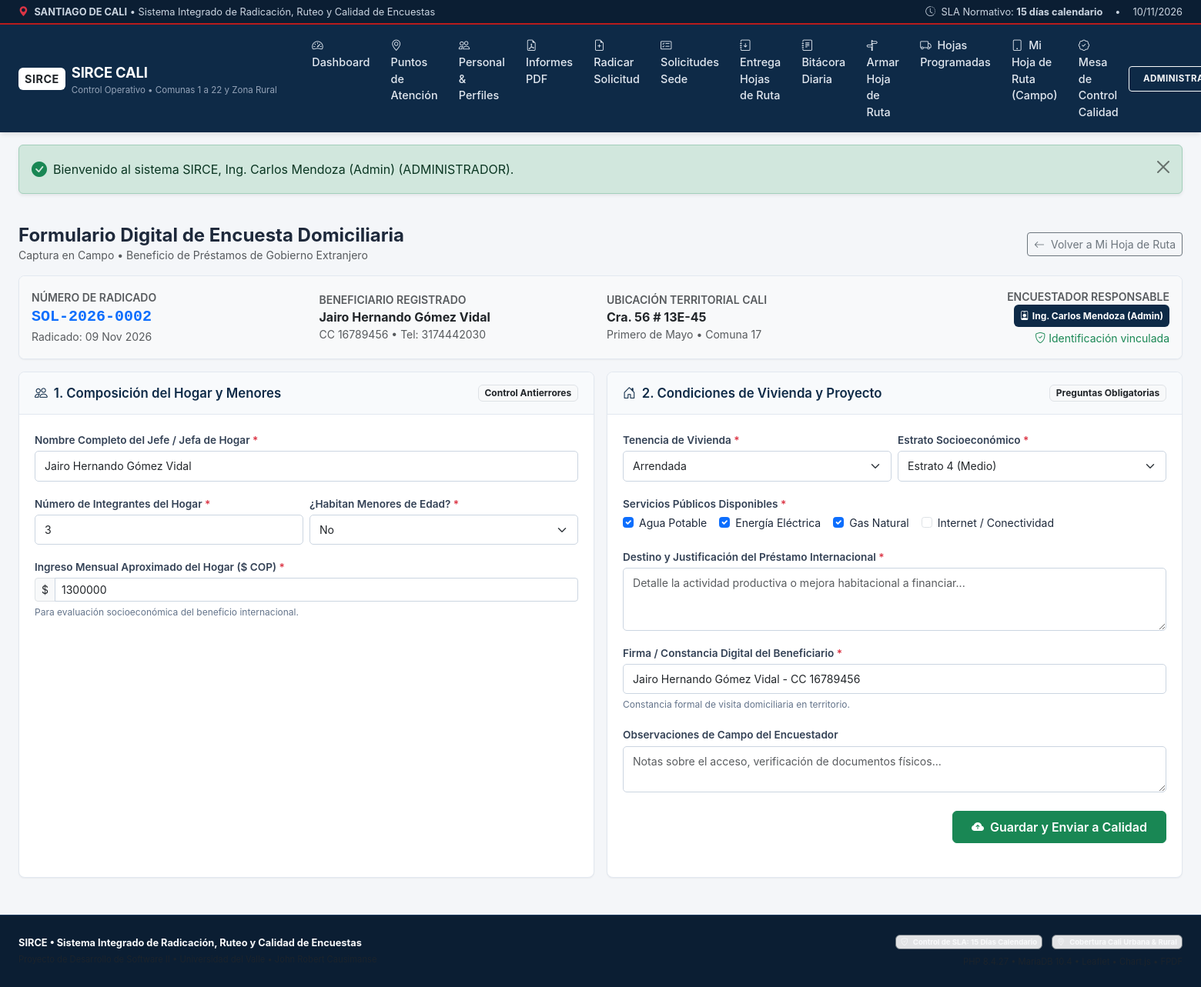
/modules/encuestador/diligenciar.php?solicitud_id=2 (signed in), run on the app's committed database.
### tables this page shows
CREATE TABLE `solicitudes` (
  `id` INT AUTO_INCREMENT PRIMARY KEY,
  `numero_radicado` VARCHAR(35) NOT NULL UNIQUE,
  `punto_atencion_id` INT NOT NULL,
  `usuario_ventanilla_id` INT NOT NULL,
  `nombres` VARCHAR(100) NOT NULL,
  `apellidos` VARCHAR(100) NOT NULL,
  `tipo_documento` VARCHAR(10) DEFAULT 'CC',
  `documento_identidad` VARCHAR(25) NOT NULL,
  `zona_tipo` ENUM('urbana', 'rural') DEFAULT 'urbana',
  `comuna` INT NULL,
  `corregimiento` VARCHAR(100) NULL,
  `barrio` VARCHAR(100) NOT NULL,
  `direccion` VARCHAR(200) NOT NULL,
  `celular` VARCHAR(20) NOT NULL,
  `telefono_secundario` VARCHAR(20) NULL,
  `correo_contacto` VARCHAR(100) NULL,
  `latitud` DECIMAL(10, 8) NOT NULL,
  `longitud` DECIMAL(11, 8) NOT NULL,
  `motivo_solicitud` VARCHAR(255) DEFAULT 'Solicitud de encuesta beneficio crediticio gobierno extranjero',
  `fecha_radicacion` DATETIME NOT NULL DEFAULT CURRENT_TIMESTAMP,
  `fecha_limite_15dias` DATE NOT NULL,
  `estado` ENUM('radicada', 'enrutada', 'en_campo', 'encuestada', 'en_revision', 'aprobada_apto', 'rechazada_no_apto', 'vencida') DEFAULT 'radicada',
  `observaciones` TEXT NULL,
  CONSTRAINT `fk_solicitud_punto` FOREIGN KEY (`punto_atencion_id`) REFERENCES `puntos_atencion` (`id`),
  CONSTRAINT `fk_solicitud_ventanilla` FOREIGN KEY (`usuario_ventanilla_id`) REFERENCES `usuarios` (`id`)
);

### config/config.php (called while the page is built, shortened)
<?php
function url(string $path = ''): string {
    $path = ltrim($path, '/');
    return BASE_URL . ($path !== '' ? '/' . $path : '');
}
function formatearFecha(?string $fecha, bool $incluirHora = false): string {
    $timestamp = strtotime($fecha);
    $meses = ['Ene', 'Feb', 'Mar', 'Abr', 'May', 'Jun', 'Jul', 'Ago', 'Sep', 'Oct', 'Nov', 'Dic'];
    $mes = $meses[(int)date('n', $timestamp) - 1];
    return sprintf('%s %s %s', date('d', $timestamp), $mes, date('Y', $timestamp));
}
function e(?string $text): string {
    return htmlspecialchars($text ?? '', ENT_QUOTES, 'UTF-8');
}

### includes/auth.php (called while the page is built, shortened)
<?php
require_once __DIR__ . '/../config/config.php';
function isAuthenticated(): bool {
    return isset($_SESSION['user_id']) && !empty($_SESSION['user_id']);
}
function getCurrentUser(): ?array {
    return [
        'id'                => $_SESSION['user_id'],
        'username'          => $_SESSION['username'],
        'nombre_completo'   => $_SESSION['nombre_completo'],
        'rol'               => $_SESSION['rol'],
        'punto_atencion_id' => $_SESSION['punto_atencion_id'],
        'punto_nombre'      => $_SESSION['punto_nombre'] ?? null,
        'punto_comuna'      => $_SESSION['punto_comuna'] ?? null,
    ];
}

### modules/encuestador/diligenciar.php (the view, shortened to what this page needs)
<?php
require_once __DIR__ . '/../../config/config.php';
require_once __DIR__ . '/../../includes/auth.php';
$pdo = getDBConnection();
$solicitudId = (int)($_GET['solicitud_id'] ?? 0);
$hojaId = isset($_GET['hoja_id']) ? (int)$_GET['hoja_id'] : null;
$stmtSol = $pdo->prepare('
    SELECT s.*, p.nombre AS punto_nombre
    FROM solicitudes s
    INNER JOIN puntos_atencion p ON s.punto_atencion_id = p.id
    WHERE s.id = :id
');
$stmtSol->execute([':id' => $solicitudId]);
$solicitud = $stmtSol->fetch();
$stmtEnc = $pdo->prepare('
    SELECT e.*, u.nombre_completo AS nombre_encuestador_grabado
    FROM encuestas e
    INNER JOIN usuarios u ON e.encuestador_id = u.id
    WHERE e.solicitud_id = :sid
');
$stmtEnc->execute([':sid' => $solicitudId]);
$encuestaExistente = $stmtEnc->fetch();
require_once __DIR__ . '/../../includes/header.php';
?>
<div class="d-flex justify-content-between align-items-center mb-3">
    <div>
        <h4 class="fw-bold mb-0 text-navy">Formulario Digital de Encuesta Domiciliaria</h4>
        <p class="text-muted small mb-0">Captura en Campo &bull; Beneficio de Préstamos de Gobierno Extranjero</p>
    </div>
    <a href="<?= url('modules/encuestador/mi_hoja_ruta.php') ?>" class="btn btn-outline-secondary btn-sm">
        <i class="bi bi-arrow-left me-1"></i> Volver a Mi Hoja de Ruta
    </a>
</div>
<div class="app-card mb-3">
    <div class="app-card-body p-3 bg-light">
        <div class="row g-3 align-items-center">
            <div class="col-md-3">
                <span class="text-muted small text-uppercase fw-semibold d-block">Número de Radicado</span>
                <strong class="text-primary font-monospace fs-5"><?= e($solicitud['numero_radicado']) ?></strong>
                <div class="small text-muted">Radicado: <?= formatearFecha($solicitud['fecha_radicacion']) ?></div>
            </div>
            <div class="col-md-3">
                <span class="text-muted small text-uppercase fw-semibold d-block">Beneficiario Registrado</span>
                <strong class="text-dark"><?= e($solicitud['nombres']) ?> <?= e($solicitud['apellidos']) ?></strong>
                <div class="small text-muted"><?= e($solicitud['tipo_documento']) ?> <?= e($solicitud['documento_identidad']) ?> &bull; Tel: <?= e($solicitud['celular']) ?></div>
            </div>
            <div class="col-md-3">
                <span class="text-muted small text-uppercase fw-semibold d-block">Ubicación Territorial Cali</span>
                <strong class="text-dark"><?= e($solicitud['direccion']) ?></strong>
                <div class="small text-muted">
                    <?= e($solicitud['barrio']) ?> &bull;
                    <?= $solicitud['zona_tipo'] === 'urbana' ? 'Comuna ' . e((string)$solicitud['comuna']) : 'Corr. ' . e($solicitud['corregimiento']) ?>
                </div>
            </div>
            <div class="col-md-3 text-md-end">
                <span class="text-muted small text-uppercase fw-semibold d-block">Encuestador Responsable</span>
                <div class="badge bg-navy text-white p-2" style="background-color: #0e2a47;">
                    <i class="bi bi-person-badge me-1"></i><?= e($currentUser['nombre_completo']) ?>
                </div>
                <div class="small text-success mt-1"><i class="bi bi-shield-check me-1"></i>Identificación vinculada</div>
            </div>
        </div>
    </div>
</div>
<form method="POST" action="diligenciar.php?solicitud_id=<?= $solicitudId ?><?= $hojaId ? '&hoja_id=' . $hojaId : '' ?>" id="formEncuesta">
    <div class="row g-3">
        <div class="col-lg-6">
            <div class="app-card h-100">
                <div class="app-card-header">
                    <h5 class="app-card-title"><i class="bi bi-people me-2"></i>1. Composición del Hogar y Menores</h5>
                    <span class="badge bg-light text-dark border small">Control Antierrores</span>
                </div>
                <div class="app-card-body">
                    <div class="mb-3">
                        <label class="form-label">Nombre Completo del Jefe / Jefa de Hogar <span class="text-danger">*</span></label>
                        <input type="text" class="form-control form-control-sm" name="jefe_hogar_nombre" value="<?= e($encuestaExistente['jefe_hogar_nombre'] ?? ($solicitud['nombres'] . ' ' . $solicitud['apellidos'])) ?>" <?= $encuestaExistente ? 'disabled' : '' ?> required>
                    </div>
                    <div class="row g-2 mb-3">
                        <div class="col-sm-6">
                            <label class="form-label">Número de Integrantes del Hogar <span class="text-danger">*</span></label>
                            <input type="number" class="form-control form-control-sm" name="numero_integrantes" min="1" max="25" value="<?= (int)($encuestaExistente['numero_integrantes'] ?? 3) ?>" <?= $encuestaExistente ? 'disabled' : '' ?> required>
                        </div>
                        <div class="col-sm-6">
                            <label class="form-label">¿Habitan Menores de Edad? <span class="text-danger">*</span></label>
                            <select class="form-select form-select-sm" name="tiene_menores" id="tiene_menores" onchange="toggleMenores()" <?= $encuestaExistente ? 'disabled' : '' ?>>
                                <option value="0" <?= ($encuestaExistente && !$encuestaExistente['tiene_menores']) ? 'selected' : '' ?>>No</option>
                            </select>
                        </div>
                    </div>
                    <div class="mb-3">
                        <label class="form-label">Ingreso Mensual Aproximado del Hogar ($ COP) <span class="text-danger">*</span></label>
                        <div class="input-group input-group-sm">
                            <span class="input-group-text">$</span>
                            <input type="number" class="form-control" name="ingreso_mensual" step="10000" min="0" value="<?= e((string)($encuestaExistente['ingreso_mensual'] ?? '1300000')) ?>" <?= $encuestaExistente ? 'disabled' : '' ?> required>
                        </div>
                        <span class="form-text">Para evaluación socioeconómica del beneficio internacional.</span>
                    </div>
                </div>
            </div>
        </div>
        <div class="col-lg-6">
            <div class="app-card h-100">
                <div class="app-card-header">
                    <h5 class="app-card-title"><i class="bi bi-house-door me-2"></i>2. Condiciones de Vivienda y Proyecto</h5>
                    <span class="badge bg-light text-dark border small">Preguntas Obligatorias</span>
                </div>
                <div class="app-card-body">
                    <div class="row g-2 mb-3">
                        <div class="col-sm-6">
                            <label class="form-label">Tenencia de Vivienda <span class="text-danger">*</span></label>
                            <select class="form-select form-select-sm" name="tipo_vivienda" <?= $encuestaExistente ? 'disabled' : '' ?> required>
                                <option value="arrendada" <?= ($encuestaExistente['tipo_vivienda'] ?? 'arrendada') === 'arrendada' ? 'selected' : '' ?>>Arrendada</option>
                            </select>
                        </div>
                        <div class="col-sm-6">
                            <label class="form-label">Estrato Socioeconómico <span class="text-danger">*</span></label>
                            <select class="form-select form-select-sm" name="estrato" <?= $encuestaExistente ? 'disabled' : '' ?> required>
                                <option value="4" <?= ($encuestaExistente['estrato'] ?? 4) == 4 ? 'selected' : '' ?>>Estrato 4 (Medio)</option>
                            </select>
                        </div>
                    </div>
                    <div class="mb-3">
                        <label class="form-label">Servicios Públicos Disponibles <span class="text-danger">*</span></label>
                        <?php
                        $serviciosSeleccionados = $encuestaExistente ? explode(', ', $encuestaExistente['servicios_basicos']) : ['Agua potable', 'Energía eléctrica', 'Gas natural'];
                        ?>
                        <div class="d-flex flex-wrap gap-3 small">
                            <div class="form-check">
                                <input class="form-check-input" type="checkbox" name="servicios[]" value="Agua potable" id="srv_agua" <?= in_array('Agua potable', $serviciosSeleccionados) ? 'checked' : '' ?> <?= $encuestaExistente ? 'disabled' : '' ?>>
                                <label class="form-check-label" for="srv_agua">Agua Potable</label>
                            </div>
                            <div class="form-check">
                                <input class="form-check-input" type="checkbox" name="servicios[]" value="Energía eléctrica" id="srv_energia" <?= in_array('Energía eléctrica', $serviciosSeleccionados) ? 'checked' : '' ?> <?= $encuestaExistente ? 'disabled' : '' ?>>
                                <label class="form-check-label" for="srv_energia">Energía Eléctrica</label>
                            </div>
                            <div class="form-check">
                                <input class="form-check-input" type="checkbox" name="servicios[]" value="Gas natural" id="srv_gas" <?= in_array('Gas natural', $serviciosSeleccionados) ? 'checked' : '' ?> <?= $encuestaExistente ? 'disabled' : '' ?>>
                                <label class="form-check-label" for="srv_gas">Gas Natural</label>
                            </div>
                            <div class="form-check">
                                <input class="form-check-input" type="checkbox" name="servicios[]" value="Internet" id="srv_internet" <?= in_array('Internet', $serviciosSeleccionados) ? 'checked' : '' ?> <?= $encuestaExistente ? 'disabled' : '' ?>>
                                <label class="form-check-label" for="srv_internet">Internet / Conectividad</label>
                            </div>
                        </div>
                    </div>
                    <div class="mb-3">
                        <label class="form-label">Destino y Justificación del Préstamo Internacional <span class="text-danger">*</span></label>
                        <textarea class="form-control form-control-sm" name="motivo_prestamo_detalle" rows="3" placeholder="Detalle la actividad productiva o mejora habitacional a financiar..." <?= $encuestaExistente ? 'disabled' : '' ?> required><?= e($encuestaExistente['motivo_prestamo_detalle'] ?? '') ?></textarea>
                    </div>
                    <div class="mb-3">
                        <label class="form-label">Firma / Constancia Digital del Beneficiario <span class="text-danger">*</span></label>
                        <input type="text" class="form-control form-control-sm" name="firma_digital" value="<?= e($encuestaExistente['firma_digital'] ?? ($solicitud['nombres'] . ' ' . $solicitud['apellidos'] . ' - CC ' . $solicitud['documento_identidad'])) ?>" placeholder="Nombre y Documento de quien atiende" <?= $encuestaExistente ? 'disabled' : '' ?> required>
                        <span class="form-text">Constancia formal de visita domiciliaria en territorio.</span>
                    </div>
                    <div class="mb-3">
                        <label class="form-label">Observaciones de Campo del Encuestador</label>
                        <textarea class="form-control form-control-sm" name="observaciones_encuestador" rows="2" placeholder="Notas sobre el acceso, verificación de documentos físicos..." <?= $encuestaExistente ? 'disabled' : '' ?>><?= e($encuestaExistente['observaciones_encuestador'] ?? '') ?></textarea>
                    </div>
                    <?php if (!$encuestaExistente): ?>
                        <div class="text-end mt-4">
                            <button type="submit" class="btn btn-success px-4 py-2 fw-semibold">
                                <i class="bi bi-cloud-arrow-up-fill me-1"></i> Guardar y Enviar a Calidad
                            </button>
                        </div>
                    <?php endif; ?>
                </div>
            </div>
        </div>
    </div>
</form>
<?php require_once __DIR__ . '/../../includes/footer.php'; ?>

### assets/css/styles.css (style rules this page uses)
:root { --brand-navy: #0e2a47; --brand-navy-dark: #091a2c; --brand-navy-light: #163e68; --brand-accent: #0284c7; --brand-accent-hover: #0369a1; --cali-red: #c53030; --cali-green: #15803d; --cali-yellow: #b45309; --bg-body: #f4f6f9; --bg-surface: #ffffff; --bg-subtle: #f8fafc; --border-color: #cbd5e1; --border-light: #e2e8f0; --text-primary: #1e293b; --text-secondary: #475569; --text-muted: #64748b; --shadow-sm: 0 1px 2px 0 rgba(0, 0, 0, 0.05); --shadow-md: 0 4px 6px -1px rgba(0, 0, 0, 0.08), 0 2px 4px -2px rgba(0, 0, 0, 0.04); --shadow-lg: 0 10px 15px -3px rgba(0, 0, 0, 0.08), 0 4px 6px -4px rgba(0, 0, 0, 0.03); }
body { font-family: -apple-system, BlinkMacSystemFont, "Segoe UI", Roboto, "Helvetica Neue", Arial, sans-serif; color: var(--text-primary); background-color: var(--bg-body); margin: 0; padding: 0; line-height: 1.5; min-height: 100vh; display: flex; flex-direction: column; }
.app-card { background: var(--bg-surface); border: 1px solid var(--border-light); border-radius: 8px; box-shadow: var(--shadow-sm); margin-bottom: 1.5rem; overflow: hidden; }
.app-card-header { background: #f8fafc; border-bottom: 1px solid var(--border-light); padding: 1rem 1.25rem; display: flex; align-items: center; justify-content: space-between; }
.app-card-title { font-size: 1.05rem; font-weight: 600; color: var(--brand-navy); margin: 0; }
.app-card-body { padding: 1.25rem; }
.form-label { font-size: 0.85rem; font-weight: 600; color: #334155; margin-bottom: 0.25rem; }
.form-control, .form-select { font-size: 0.88rem; border-color: #cbd5e1; border-radius: 5px; padding: 0.5rem 0.75rem; }
.form-text { font-size: 0.75rem; color: var(--text-muted); }

### data on the page
solicitudes: numero_radicado "SOL-2026-0002", fecha_radicacion "09 Nov 2026", nombres "Jairo Hernando", apellidos "Gómez Vidal", tipo_documento "CC", documento_identidad "16789456", celular "3174442030", direccion "Cra. 56 # 13E-45", barrio "Primero de Mayo", comuna "17", jefe_hogar_nombre "Jairo Hernando Gómez Vidal", firma_digital "Jairo Hernando Gómez Vidal - CC 16789456"

### other printed values
$flash['message'] "Bienvenido al sistema SIRCE, Ing. Carlos Mendoza (Admin) (ADMINISTRADOR)."
$currentUser['nombre_completo'] "Ing. Carlos Mendoza (Admin)"
